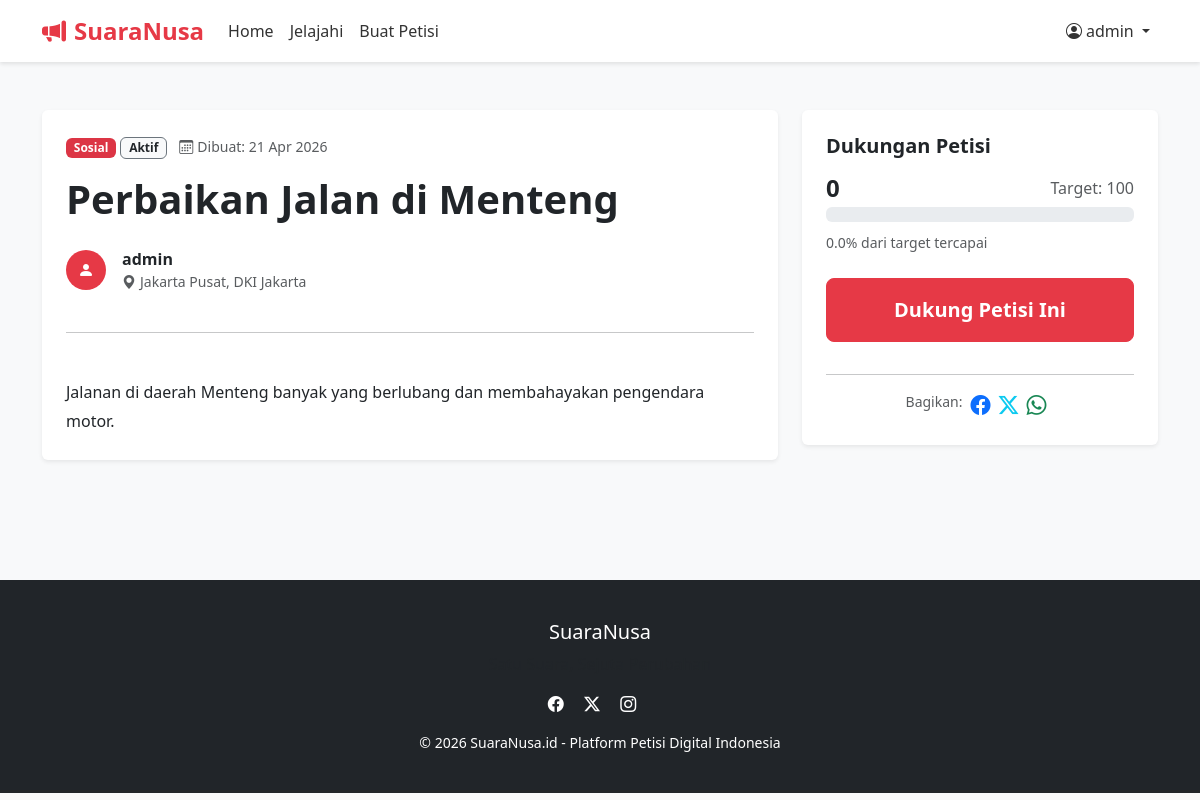
Page /petitions/1/ (signed in) on the committed database.
### petitions/models.py (models this page shows, shortened)
class Petition(models.Model):
    CATEGORY_CHOICES = [
        ('sosial', 'Sosial'),
        ('pendidikan', 'Pendidikan'),
        ('lingkungan', 'Lingkungan'),
        ('kesehatan', 'Kesehatan'),
        ('politik', 'Politik'),
        ('ekonomi', 'Ekonomi'),
        ('lainnya', 'Lainnya'),
    ]
    STATUS_CHOICES = [
        ('aktif', 'Aktif'),
        ('selesai', 'Selesai'),
    ]
    author = models.ForeignKey(User, on_delete=models.CASCADE, related_name='petitions')
    title = models.CharField(max_length=200)
    image = models.ImageField(upload_to='petitions/', blank=True, null=True)
    description = models.TextField()
    category = models.CharField(max_length=20, choices=CATEGORY_CHOICES)
    city = models.ForeignKey(City, on_delete=models.CASCADE, related_name='petitions')
    target_support = models.PositiveIntegerField()
    status = models.CharField(max_length=10, choices=STATUS_CHOICES, default='aktif')
    created_at = models.DateTimeField(auto_now_add=True)
    updated_at = models.DateTimeField(auto_now=True)
    @property
    def support_count(self):
        return self.supports.count()
    @property
    def progress_percentage(self):
        if self.target_support == 0:
            return 0
        percentage = (self.support_count / self.target_support) * 100
        return min(round(percentage, 1), 100)

class City(models.Model):
    province = models.ForeignKey(Province, on_delete=models.CASCADE, related_name='cities')
    name = models.CharField(max_length=100)

class Province(models.Model):
    name = models.CharField(max_length=100)

### petitions/views.py (the view)
# urls.py: path('petitions/<int:pk>/', views.PetitionDetailView.as_view(), name='petition_detail'),
class PetitionDetailView(DetailView):
    model = Petition
    template_name = 'petitions/petition_detail.html'
    context_object_name = 'petition'
    def get_context_data(self, **kwargs):
        context = super().get_context_data(**kwargs)
        if self.request.user.is_authenticated:
            context['user_has_supported'] = Support.objects.filter(
                user=self.request.user, petition=self.object
            ).exists()
        return context

### petitions/templates/petitions/petition_detail.html (shortened to what this page needs)
{% extends 'petitions/base.html' %}
{% block content %}
<div class="container py-5">
    <div class="row">
        <div class="col-lg-8">
            <div class="card shadow-sm border-0 mb-4 p-4">
                <div class="mb-3">
                    <span class="badge bg-danger">{{ petition.get_category_display }}</span>
                    <span class="badge bg-light text-dark border border-secondary">{{ petition.get_status_display }}</span>
                    <span class="text-muted small ms-2"><i class="bi bi-calendar3 me-1"></i>Dibuat: {{ petition.created_at|date:"d M Y" }}</span>
                </div>
                <h1 class="fw-bold mb-4">{{ petition.title }}</h1>
                <div class="d-flex align-items-center mb-4">
                    <div class="bg-red-white rounded-circle p-2 me-3" style="width: 40px; height: 40px; background: #e63946; color: white; display: flex; align-items: center; justify-content: center;">
                        <i class="bi bi-person-fill"></i>
                    </div>
                    <div>
                        <p class="mb-0 fw-bold">{{ petition.author.username }}</p>
                        <p class="mb-0 text-muted small"><i class="bi bi-geo-alt-fill me-1"></i>{{ petition.city.name }}, {{ petition.city.province.name }}</p>
                    </div>
                </div>
                <hr>
                <div class="petition-description" style="white-space: pre-line; line-height: 1.8;">
                    {{ petition.description }}
                </div>
            </div>
        </div>
        <div class="col-lg-4">
            <div class="card shadow-sm border-0 p-4 sticky-lg-top" style="top: 80px;">
                <h5 class="fw-bold mb-3">Dukungan Petisi</h5>
                <div class="mb-4">
                    <div class="d-flex justify-content-between align-items-center mb-1">
                        <h4 class="fw-bold mb-0">{{ petition.support_count }}</h4>
                        <span class="text-muted">Target: {{ petition.target_support }}</span>
                    </div>
                    <div class="progress mb-2" style="height: 15px;">
                    </div>
                    <small class="text-muted">{{ petition.progress_percentage }}% dari target tercapai</small>
                </div>
                {% if petition.status == 'aktif' %}
                    {% if user.is_authenticated %}
                        {% if user_has_supported %}
                            <div class="alert alert-success d-flex align-items-center mb-3">
                                <i class="bi bi-check-circle-fill me-2"></i>
                                Anda sudah mendukung petisi ini.
                            </div>
                        {% else %}
                            <div class="d-grid mb-3">
                                <a href="{% url 'petition_support' petition.pk %}" class="btn btn-primary btn-lg py-3 fw-bold">Dukung Petisi Ini</a>
                            </div>
                        {% endif %}
                    {% else %}
                        <div class="alert alert-warning mb-3 small">
                            Silakan <a href="{% url 'login' %}?next={{ request.path }}">Login</a> atau <a href="{% url 'register' %}">Daftar</a> terlebih dahulu untuk mendukung petisi ini.
                        </div>
                    {% endif %}
                {% else %}
                    <div class="alert alert-info mb-3">
                        Petisi ini sudah selesai dan telah mencapai target.
                    </div>
                {% endif %}
                <hr>
                <div class="d-flex justify-content-center">
                    <span class="text-muted small me-2">Bagikan:</span>
                    <a href="#" class="text-primary me-2"><i class="bi bi-facebook fs-5"></i></a>
                    <a href="#" class="text-info me-2"><i class="bi bi-twitter-x fs-5"></i></a>
                    <a href="#" class="text-success me-2"><i class="bi bi-whatsapp fs-5"></i></a>
                </div>
            </div>
        </div>
    </div>
</div>
{% endblock %}

### petitions/templates/petitions/base.html (shortened to what this page needs)
{% load static %}
<!DOCTYPE html>
<html lang="id">
<head>
    <link href="https://cdn.jsdelivr.net/npm/bootstrap@5.3.0/dist/css/bootstrap.min.css" rel="stylesheet">
    <link rel="stylesheet" href="https://cdn.jsdelivr.net/npm/bootstrap-icons@1.11.0/font/bootstrap-icons.css">
</head>
<body>
    <nav class="navbar navbar-expand-lg sticky-top">
        <div class="container">
            <a class="navbar-brand" href="{% url 'home' %}">
                <i class="bi bi-megaphone-fill me-2"></i>SuaraNusa
            </a>
            <div class="collapse navbar-collapse" id="navbarNav">
                <ul class="navbar-nav me-auto">
                    <li class="nav-item">
                        <a class="nav-link" href="{% url 'home' %}">Home</a>
                    </li>
                    <li class="nav-item">
                        <a class="nav-link" href="{% url 'petition_list' %}">Jelajahi</a>
                    </li>
                    <li class="nav-item">
                        <a class="nav-link" href="{% url 'petition_create' %}">Buat Petisi</a>
                    </li>
                </ul>
                <ul class="navbar-nav">
                    {% if user.is_authenticated %}
                        <li class="nav-item dropdown">
                            <a class="nav-link dropdown-toggle" href="#" role="button" data-bs-toggle="dropdown">
                                <i class="bi bi-person-circle me-1"></i>{{ user.username }}
                            </a>
                        </li>
                    {% endif %}
                </ul>
            </div>
        </div>
    </nav>
    <main>
        {% block content %}{% endblock %}
    </main>
    <footer class="mt-5">
        <div class="container text-center">
            <h5>SuaraNusa</h5>
            <p class="text-muted">Satu Suara, Sejuta Perubahan</p>
            <div class="mb-3">
                <a href="#" class="text-white me-3"><i class="bi bi-facebook"></i></a>
                <a href="#" class="text-white me-3"><i class="bi bi-twitter-x"></i></a>
                <a href="#" class="text-white me-3"><i class="bi bi-instagram"></i></a>
            </div>
            <p class="small mb-0">&copy; 2026 SuaraNusa.id - Platform Petisi Digital Indonesia</p>
        </div>
    </footer>
</body>
</html>

### rows in the picture
Petition: category "Sosial", status "Aktif", created_at "21 Apr 2026", title "Perbaikan Jalan di Menteng", author.username "admin", city.name "Jakarta Pusat", city.province.name "DKI Jakarta", description "Jalanan di daerah Menteng banyak yang berlubang dan membahayakan pengendara motor.", support_count "0", target_support "100", progress_percentage "0.0"

### other values in the picture
{{ user.username }} "admin"
